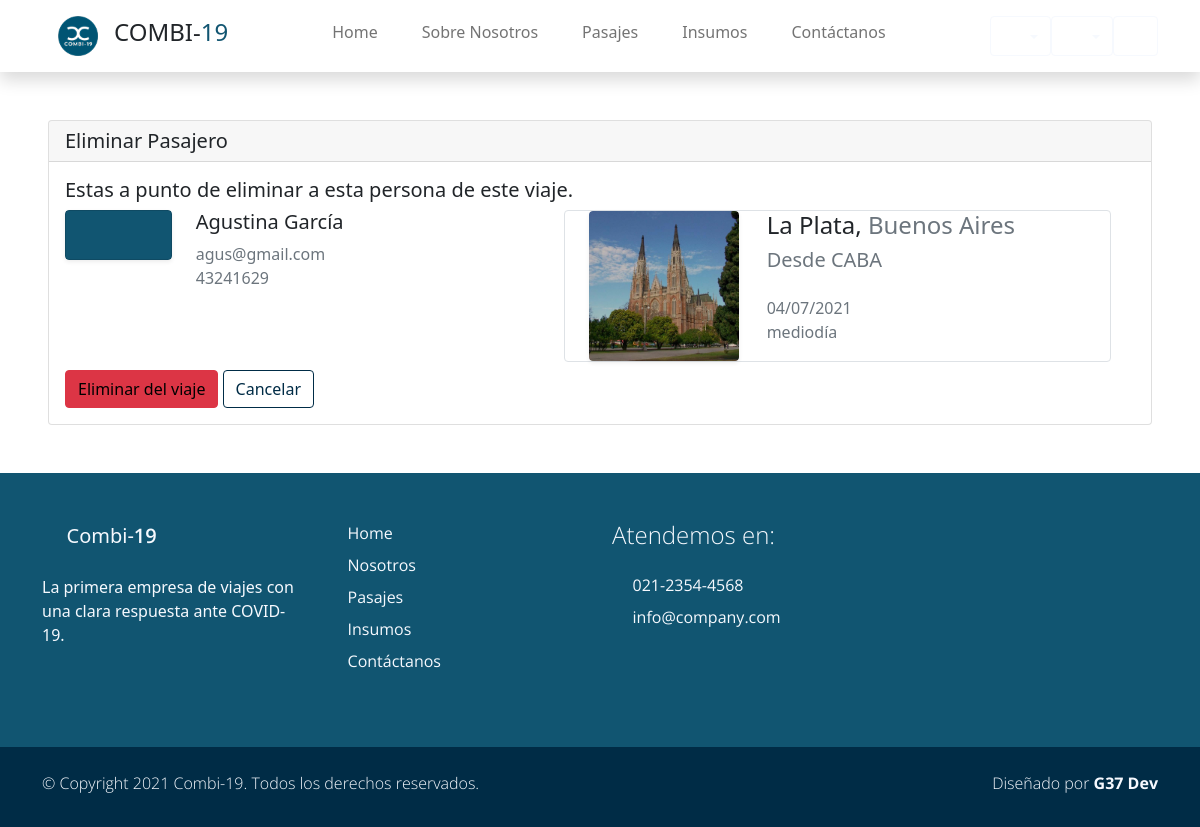
The app's page /viajes/chofer/eliminar1/2 with its own data.
### users/models.py (models this page shows, shortened)
class Account(AbstractBaseUser):
    email               = models.EmailField(verbose_name="email", max_length=60, unique=True)
    dni                 = models.IntegerField(verbose_name="dni", unique=True,)
    first_name          = models.CharField(max_length=30, verbose_name='Nombre')
    last_name           = models.CharField(max_length=30, verbose_name='Apellido')
    date_of_birth       = models.DateField(blank=True, null=True)
    is_GOLD             = models.BooleanField(default=False)
    _is_admin           = models.BooleanField(default=False)
    is_active           = models.BooleanField(default=True)
    is_staff            = models.BooleanField(default=False)
    _is_superuser       = models.BooleanField(default=False)
    objects = MyAccountManager()
    class Meta:
        verbose_name        = "Usuario"
        verbose_name_plural = "Usuarios"
    USERNAME_FIELD = 'email'
    REQUIRED_FIELDS = ['dni', 'first_name', 'last_name', 'date_of_birth']
    def __str__(self):
        return self.get_full_name()
    def get_full_name(self):
        return f'{self.first_name} {self.last_name}'

### Combi19App/models.py (models this page shows, shortened)
class Viaje(models.Model):
    comenzado  = "com"
    finalizado = "fin"
    cancelado  = "can"
    ESTADO_CHOICES = [ (comenzado,'COMENZADO'), (finalizado, 'FINALIZADO'), (cancelado,'CANCELADO') ]
    fecha             =   models.DateTimeField(blank=True, null=True)
    ruta              =   models.ForeignKey(Ruta, default=None, blank=True, null=True, on_delete=models.CASCADE)
    combi             =   models.ForeignKey(Vehiculo, blank=True, null=True, on_delete=models.CASCADE)
    precio            =   models.DecimalField(default=None, blank=True, null=True, max_digits=10, decimal_places=2)
    insumo            =   models.ManyToManyField(Insumo,default=None, blank=True)
    pasajeros         =   models.ManyToManyField(Account, default=None, blank=True)
    asientos_ocupados =   models.IntegerField(default=0, null=True, blank=True)
    estado            =   models.CharField(max_length=3, choices=ESTADO_CHOICES, default=ESTADO_CHOICES[0])
    class Meta:
        unique_together = ('fecha', 'combi')

class Ruta(models.Model):
    origen        = models.ForeignKey(Lugar, default=None, on_delete=models.CASCADE, related_name='origen')
    destino       = models.ForeignKey(Lugar, default=None, on_delete=models.CASCADE, related_name='destino')
    nombre        = models.CharField(max_length=30, blank=True, null=True, verbose_name='Nombre de ruta')
    km            = models.IntegerField(validators=[MinValueValidator(0)])
    class Meta:
        unique_together = ('origen', 'destino')

class Lugar(models.Model):
    nombre        = models.CharField(max_length=40, blank=True, null=True, unique=True, verbose_name='Lugar')
    provincia     = models.CharField(max_length=20, blank=True, null=True)
    codigo_postal = models.IntegerField(blank=True, null=True, unique=True, validators=[MinValueValidator(1000)])
    imagen        = models.ImageField(upload_to="ciudades", blank=True, null=True)
    class Meta:
        verbose_name_plural = "Lugares"
    def __str__(self):
        return f'{self.nombre}'

### users/views.py (the view)
def eliminar_pasajero_view(request, *args, **kwargs):
    viaje_id = kwargs.get("v_id")
    try:
        viaje = Viaje.objects.get(pk=viaje_id)
    except Viaje.DoesNotExist:
        return HttpResponse("Hubo un error")
    usuario_id = kwargs.get("p_id")
    try:
        usuario = Account.objects.get(pk=usuario_id)
    except Account.DoesNotExist:
        return HttpResponse("Hubo un error")
    context = {"viaje": viaje, "usuario": usuario}
    if request.POST:
        viaje.pasajeros.remove(usuario)
        viaje.save()
        return redirect("Viajes Chofer")
    return render(request, "users/eliminar_pasajero.html", context)

### carro/context_processor.py (called while the page is built)
def importe_total(request):
    total=0
    if request.user.is_authenticated:
        if 'carro' in request.session:
            for key,value in request.session['carro'].items():
                total = total +(float(value['precio']))#*value['cantidad'])
    return {'importe_total':total}

### users/templates/users/eliminar_pasajero.html (shortened to what this page needs)
{% extends 'Combi19App/base.html' %}
{% load static %}
{% block content %}
<div class="my-5 mx-5 card">
    <h5 class="card-header">Eliminar Pasajero</h5>
    <div class="card-body">
        <h5 class="card-title">Estas a punto de eliminar a esta persona de este viaje.</h5>
        <div class="row">
                <div class="col-sm-6 row">
                    <div class="col-3 ">
                        <div href="#" class="card border-0 text-white shadow-sm overflow-hidden">
                            <div class="card partner-wap py-1 px-1">
                                <i class='display-6 text-white bx bx-user mx-auto'></i>
                            </div>
                        </div>
                    </div>
                    <div class=" col-6 ">
                        <h5 class="h5 ">{{usuario}}</h2>
                        <p class="text-muted m-0">{{usuario.email}}</h2>
                        <p class="text-muted m-0">{{usuario.dni}}</h2>
                    </div>
                </div>
            <div class="col-sm-6 row border rounded ">
                <div class="col-md-4">
                    <div href="#" class="card border-0 text-white shadow-sm overflow-hidden mx-5 m-sm-0">
                        <img class="card-img" src="{{viaje.ruta.destino.imagen.url}}" alt="">
                    </div>
                </div>
                <div class="col-md-8 px-3">
                    <h4 class="h4 ">{{viaje.ruta.destino}}, <span class="text-muted">{{viaje.ruta.destino.provincia}}</span></h4>
                    <h5 class="m-0 p-0 text-muted">Desde {{viaje.ruta.origen}} <i class='p-0 bx bx-map'></i></h5>
                    <br>
                    <p class="m-0 p-0 text-muted">{{viaje.fecha|date:"d/m/Y"  }} </p>
                    <p class="m-0 p-0 text-muted">{{viaje.fecha | time}} </p>
                </div>
            </div>
        </div>
        <form method="POST" class="mt-2"> {% csrf_token %}
            <a href=""><button class="btn btn-danger" type="submit" >Eliminar del viaje</button></a>
            <a href="{% url 'Pasajeros' v_id=viaje.id %}"  class="btn btn-outline-primary">Cancelar</a>
        </form>
    </div>
  </div>
{% endblock %}

### Combi19App/static/Combi19App/css/estilos.css (style rules this page uses)
html { font-family: 'Open Sans', sans-serif; }
p, a { font-weight: 400; }
.btn-outline-primary { color: #002c46; border-color: #002c46; }
.partner-wap { background-color: #115571; transition: 1s; cursor: pointer; }

### records on screen
Account: first_name+last_name "Agustina García", email "agus@gmail.com", dni "43241629"
Viaje: ruta.destino.imagen (picture), ruta.destino "La Plata", ruta.destino.provincia "Buenos Aires", ruta.origen "CABA", fecha "04/07/2021", fecha "mediodía"
